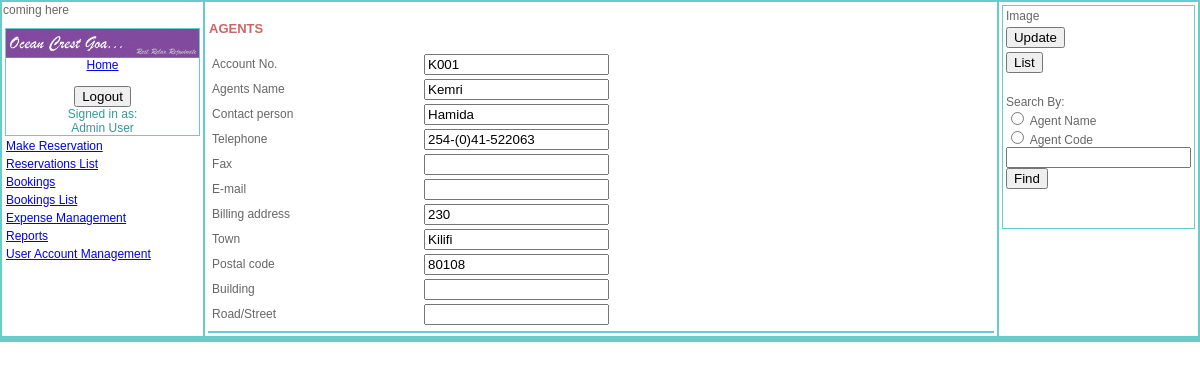
Screenshot of /agents.php?search=K001 (signed in) with the database file from the repository.
### tables this page shows
CREATE TABLE `agents` (
  `agentid` int(11) NOT NULL auto_increment,
  `agentname` varchar(65) NOT NULL,
  `agents_ac_no` char(6) NOT NULL,
  `contact_person` varchar(65) default NULL,
  `telephone` varchar(21) default NULL,
  `fax` varchar(21) default NULL,
  `email` varchar(50) default NULL,
  `billing_address` varchar(15) default NULL,
  `town` varchar(35) default NULL,
  `postal_code` int(10) default NULL,
  `road_street` varchar(65) default NULL,
  `building` varchar(65) default NULL,
  `ratesid` int(11) default NULL,
  PRIMARY KEY  (`agentid`),
  UNIQUE KEY `agentcode` (`agents_ac_no`)
);

### queryfunctions.php (called while the page is built, shortened)
<?php
function mkr_query($strsql,$conn)
{
	$rs = mysql_query($strsql,$conn);
	return $rs;
}
function fetch_object($rs)
{
	return mysql_fetch_object($rs);
}
?>

### agents.php (the view, shortened to what this page needs)
<?php
include_once ("queryfunctions.php");
include_once ("functions.php");
$conn=db_connect(HOST,USER,PASS,DB,PORT);
if (isset($_GET["search"])){
	find($_GET["search"]);
}
function find($search){
	global $conn,$agent;
	$search=$search;
	$sql="Select agentname,agents_ac_no,contact_person,telephone,fax,email,billing_address,town,postal_code,road_street,building From agents where agents_ac_no='$search'";
	$results=mkr_query($sql,$conn);
	$agent=fetch_object($results);
}
?>
<!DOCTYPE html PUBLIC "-//W3C//DTD XHTML 1.0 Transitional//EN" "http://www.w3.org/TR/xhtml1/DTD/xhtml1-transitional.dtd">
<html xmlns="http://www.w3.org/1999/xhtml">
<head>
<link href="css/new.css" rel="stylesheet" type="text/css">
</head>
<body>
<form action="agents.php" method="post" enctype="multipart/form-data">
<table width="100%"  border="0" cellpadding="1" align="center" bgcolor="#66CCCC">
  <tr valign="top">
    <td width="17%" bgcolor="#FFFFFF">
	<table width="100%"  border="0" cellpadding="1">
	  <tr>
    <td width="15%" bgcolor="#66CCCC">
		<table cellspacing=0 cellpadding=0 width="100%" align="left" bgcolor="#FFFFFF">
      <tr><td width="110" align="center"><a href="index.php"><img src="images/OpenCrest.gif" width="100%" height="100%" border="0"/><br>
          Home</a></td>
      </tr>
      <tr><td> <br>
          </input></td>
      </tr>
      <tr>
        <td align="center">
		</td></tr>
	  </table></td></tr>
		<?php require_once("menu_header.php"); ?>
    </table>
	</td>
    <td width="67%" bgcolor="#FFFFFF"><table width="100%"  border="0" cellpadding="1">
      <tr>
        <td align="center"></td>
      </tr>
      <tr>
        <td>
		<h2>AGENTS</h2>
		</td>
      </tr>
      <tr>
        <td><div id="Requests">
          <table width="59%"  border="0" cellpadding="1">
            <tr>
              <td width="46%">Account No. </td>
              <td width="54%"><input type="text" name="agents_ac_no" value="<?php echo trim($agent->agents_ac_no); ?>"/></td>
            </tr>
            <tr>
              <td>Agents Name</td>
              <td><input type="text" name="agentname" value="<?php echo trim($agent->agentname); ?>" /></td>
            </tr>
            <tr>
              <td>Contact person </td>
              <td><input type="text" name="contact_person" value="<?php echo trim($agent->contact_person); ?>" /></td>
            </tr>
            <tr>
              <td>Telephone</td>
              <td><input type="text" name="telephone" value="<?php echo trim($agent->telephone); ?>" /></td>
            </tr>
            <tr>
              <td>Fax</td>
              <td><input type="text" name="fax" value="<?php echo trim($agent->fax); ?>" /></td>
            </tr>
            <tr>
              <td>E-mail</td>
              <td><input type="text" name="email" value="<?php echo trim($agent->email); ?>" /></td>
            </tr>
            <tr>
              <td>Billing address</td>
              <td><input type="text" name="billing_address" value="<?php echo trim($agent->billing_address); ?>" /></td>
            </tr>
            <tr>
              <td>Town</td>
              <td><input type="text" name="town" value="<?php echo trim($agent->town); ?>" /></td>
            </tr>
            <tr>
              <td>Postal code</td>
              <td><input type="text" name="postal_code" value="<?php echo trim($agent->postal_code); ?>" /></td>
            </tr>
            <tr>
              <td>Building</td>
              <td><input type="text" name="building" value="<?php echo trim($agent->building); ?>" /></td>
            </tr>
            <tr>
              <td>Road/Street</td>
              <td><input type="text" name="road_street" value="<?php echo trim($agent->road_street); ?>" /></td>
            </tr>
          </table>
        </div></td>
      </tr>
	  <tr bgcolor="#66CCCC" >
        <td align="left"><div id="RequestDetails"></div>
		</td>
      </tr>
    </table></td>
	<td width="16%" bgcolor="#FFFFFF">
	<table width="100%"  border="0" cellpadding="1">
	  <tr>
    <td width="15%" bgcolor="#66CCCC">
	<table width="100%"  border="0" cellpadding="1" bgcolor="#FFFFFF">
       <tr>
        <td>Image</td>
      </tr>
	  <tr>
        <td><input type="submit" name="Submit" value="Update" /></td>
      </tr>
      <tr>
        <td><input type="button" name="Submit" value="List" onclick="self.location='agents_list.php'"/></td>
      </tr>
      <tr>
        <td>&nbsp;</td>
      </tr>
      <tr>
        <td>
            <label> Search By:<br />
            <input type="radio" name="optFind" value="Name" />
        Agent Name</label>
            <br />
            <label>
            <input type="radio" name="optFind" value="Payrollno" />
        Agent Code </label>
            <br>
        <input type="text" name="search" width="100" /><br>
        <input type="submit" name="Submit" value="Find"/>
        </td>
      </tr>
      <tr>
        <td>&nbsp;</td>
      </tr>
      <tr>
        <td>&nbsp;</td>
      </tr>
    </table>
	</td></tr></table>
	</td>
  </tr>
   <?php require_once("footer1.php"); ?>
</table>
</form>
</body>
</html>

### css/new.css (style rules this page uses)
body { background-color: White; font: 12px Verdana, Geneva, Arial, Helvetica, sans-serif; color: #666666; margin: 0px 0px 0px 0px; border: none; }
td, p, ul,ol { font-family: Verdana, Geneva, Arial, Helvetica, sans-serif; font-size: 12px; }
h2 { color: #CC6666; font-size:13px; }

### rows the page displays
agents: agents_ac_no "K001", agentname "Kemri", contact_person "Hamida", telephone "254-(0)41-522063", billing_address "230", town "Kilifi", postal_code "80108"

### other values shown
$_SESSION["employee"] "Admin User"
